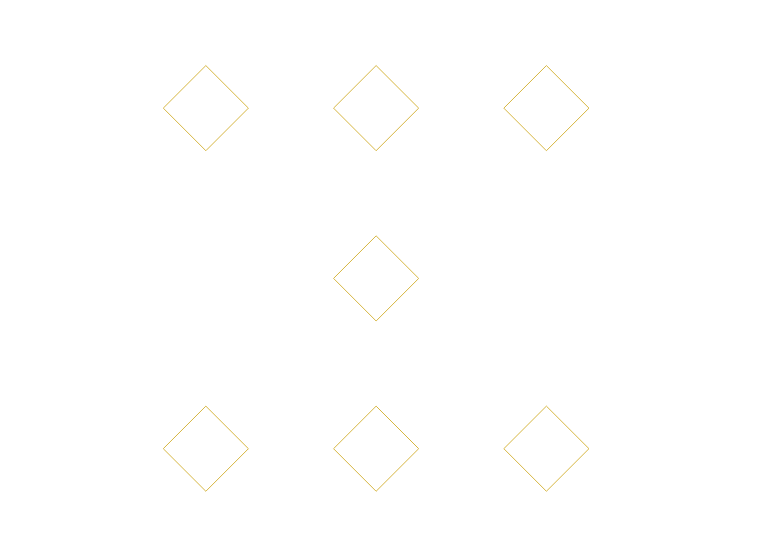

Recreate this plot in Python.
import shapefile    
w=shapefile.Writer()   
w.shapeType    

w.field("kolom1","C")  
w.field("kolom2","C")   

w.record("oooooaaahhh","sada") 
w.record("uncch","dua") 
w.record("asss","tolu")  
w.record("ohhh","opat")
w.record("hachim","lima") 
w.record("ahahahaha","onom")
w.record("oooooaaahhh","pitu") 

w.poly(parts=[[[1,2],[2,3], [3,2],[2,1],[1,2]]],shapeType=shapefile.POLYLINE)
w.poly(parts=[[[5,2],[6,3], [7,2],[6,1],[5,2]]],shapeType=shapefile.POLYLINE)
w.poly(parts=[[[9,2],[10,3], [11,2],[10,1],[9,2]]],shapeType=shapefile.POLYLINE)
w.poly(parts=[[[5,6],[6,7], [7,6],[6,5],[5,6]]],shapeType=shapefile.POLYLINE)
w.poly(parts=[[[1,10],[2,11], [3,10],[2,9],[1,10]]],shapeType=shapefile.POLYLINE)
w.poly(parts=[[[5,10],[6,11], [7,10],[6,9],[5,10]]],shapeType=shapefile.POLYLINE)
w.poly(parts=[[[9,10],[10,11], [11,10],[10,9],[9,10]]],shapeType=shapefile.POLYLINE)

w.save("soal10")